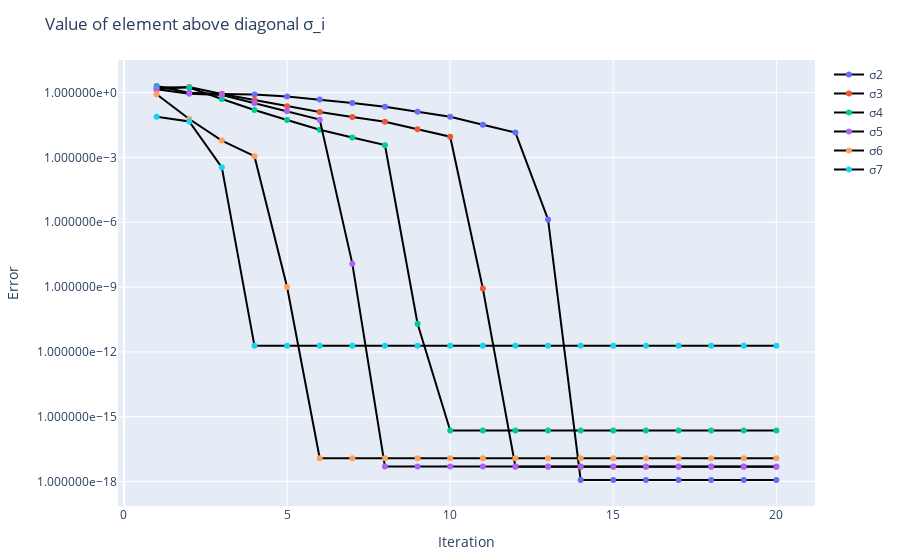

Notebook source saved alongside this figure:
### Code cell
error_vectors = [
    abs.(results[1, 1, :]),
    abs.(results[1, 2, :]),
    abs.(results[1, 3, :]),
    abs.(results[1, 4, :]),
    abs.(results[1, 5, :]),
    abs.(results[1, 6, :])
]
labels = ["σ2", "σ3", "σ4", "σ5", "σ6", "σ7"]
plot_convergence_error(error_vectors, labels)

### Figure 1 — Plotly figure (JSON) as saved in the notebook; plotly's stock layout.template omitted (floating-point values rounded to 4 significant figures)
{"data": [{"line": {"shape": "linear"}, "marker": {"color": 1}, "mode": "lines+markers", "name": "σ2", "type": "scatter", "x": [1, 2, 3, 4, 5, 6, 7, 8, 9, 10, 11, 12, 13, 14, 15, 16, 17, 18, 19, 20], "y": [2.023, 0.9794, 0.8687, 0.8123, 0.6616, 0.4778, 0.3303, 0.2214, 0.1305, 0.07622, 0.03295, 0.01422, 1.347e-06, 1.184e-18, 1.184e-18, 1.184e-18, 1.184e-18, 1.184e-18, 1.184e-18, 1.184e-18]}, {"line": {"shape": "linear"}, "marker": {"color": 2}, "mode": "lines+markers", "name": "σ3", "type": "scatter", "x": [1, 2, 3, 4, 5, 6, 7, 8, 9, 10, 11, 12, 13, 14, 15, 16, 17, 18, 19, 20], "y": [1.431, 1.816, 0.8653, 0.4531, 0.2376, 0.1286, 0.07539, 0.04468, 0.0202, 0.00916, 8.722e-10, 4.863e-18, 4.863e-18, 4.863e-18, 4.863e-18, 4.863e-18, 4.863e-18, 4.863e-18, 4.863e-18, 4.863e-18]}, {"line": {"shape": "linear"}, "marker": {"color": 3}, "mode": "lines+markers", "name": "σ4", "type": "scatter", "x": [1, 2, 3, 4, 5, 6, 7, 8, 9, 10, 11, 12, 13, 14, 15, 16, 17, 18, 19, 20], "y": [1.78, 1.738, 0.5071, 0.1566, 0.05421, 0.01925, 0.008462, 0.003727, 2.011e-11, 2.305e-16, 2.305e-16, 2.305e-16, 2.305e-16, 2.305e-16, 2.305e-16, 2.305e-16, 2.305e-16, 2.305e-16, 2.305e-16, 2.305e-16]}, {"line": {"shape": "linear"}, "marker": {"color": 4}, "mode": "lines+markers", "name": "σ5", "type": "scatter", "x": [1, 2, 3, 4, 5, 6, 7, 8, 9, 10, 11, 12, 13, 14, 15, 16, 17, 18, 19, 20], "y": [1.448, 0.8959, 0.7851, 0.3224, 0.1364, 0.05639, 1.22e-08, 4.986e-18, 4.985e-18, 4.985e-18, 4.985e-18, 4.985e-18, 4.985e-18, 4.985e-18, 4.985e-18, 4.985e-18, 4.985e-18, 4.985e-18, 4.985e-18, 4.985e-18]}, {"line": {"shape": "linear"}, "marker": {"color": 5}, "mode": "lines+markers", "name": "σ6", "type": "scatter", "x": [1, 2, 3, 4, 5, 6, 7, 8, 9, 10, 11, 12, 13, 14, 15, 16, 17, 18, 19, 20], "y": [0.8461, 0.06023, 0.006055, 0.001148, 1.016e-09, 1.2e-17, 1.199e-17, 1.199e-17, 1.199e-17, 1.199e-17, 1.199e-17, 1.199e-17, 1.199e-17, 1.199e-17, 1.199e-17, 1.199e-17, 1.199e-17, 1.199e-17, 1.199e-17, 1.199e-17]}, {"line": {"shape": "linear"}, "marker": {"color": 6}, "mode": "lines+markers", "name": "σ7", "type": "scatter", "x": [1, 2, 3, 4, 5, 6, 7, 8, 9, 10, 11, 12, 13, 14, 15, 16, 17, 18, 19, 20], "y": [0.07652, 0.04605, 0.0003486, 1.915e-12, 1.915e-12, 1.915e-12, 1.915e-12, 1.915e-12, 1.915e-12, 1.915e-12, 1.915e-12, 1.915e-12, 1.915e-12, 1.915e-12, 1.915e-12, 1.915e-12, 1.915e-12, 1.915e-12, 1.915e-12, 1.915e-12]}], "layout": {"margin": {"b": 50, "l": 50, "r": 50, "t": 60}, "showlegend": true, "title": "Value of element above diagonal σ_i", "xaxis": {"title": {"text": "Iteration"}}, "yaxis": {"tickformat": "e", "title": {"text": "Error"}, "type": "log"}}}
